Frame 1 (no input): blank canvas, image omitted
Frame 60 (the mouse pressed at the canvas centre just before this capture): blank canvas, image omitted
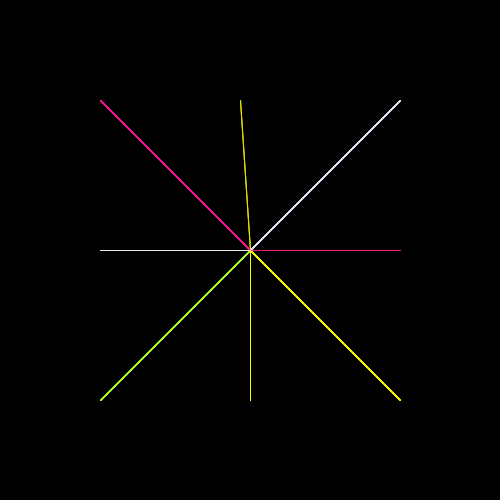
Frame 120 (the mouse held since frame 60 and released just before this capture)

The Processing sketch whose frames 1 and 60 were blank and that drew this single picture after the mouse press (run headless with seeded random() and noise(); from frame 60 on, the mouse is pressed at the canvas centre):

// Processing sketch: processing_4949
// ── processing_4949.pde

/*
Lines with random size circles
adalau85@gmail.com
October 4, 2009
*/

float ranCircle;

void setup() {
  size(500,500);
  background(0);
  smooth();
};

void draw() {
  
  //press delete will refresh the screen
  if(keyCode==BACKSPACE) {
    background(0);
  };
  
  //line will be drawn when mouse is pressed
  if(mousePressed) {
    //draw lines
    stroke(255,20,147,50);
    line(100,100,mouseX,mouseY);
    stroke(255,255,0,10);
    line(240,100,mouseX,mouseY);
    stroke(255,20,120,50);
    line(400,250,mouseX,mouseY);
    stroke(173,255,47,50);
    line(100,400,mouseX,mouseY);
    stroke(255,255,0,50);
    line(250,400,mouseX,mouseY);
    stroke(230,230,250,50);
    line(400,100,mouseX,mouseY);
    stroke(233,233,240,50);
    line(100,250,mouseX,mouseY);
    stroke(255,255,0,50);
    line(400,400,mouseX,mouseY); 
  }
};

void mouseMoved(){
  
  ranCircle = random(30);
 //when mouse move, a transparent white circle
 //will display in the center
 fill(255,255,255,50);
 ellipse(mouseX,mouseY,ranCircle,ranCircle); 
 
};
